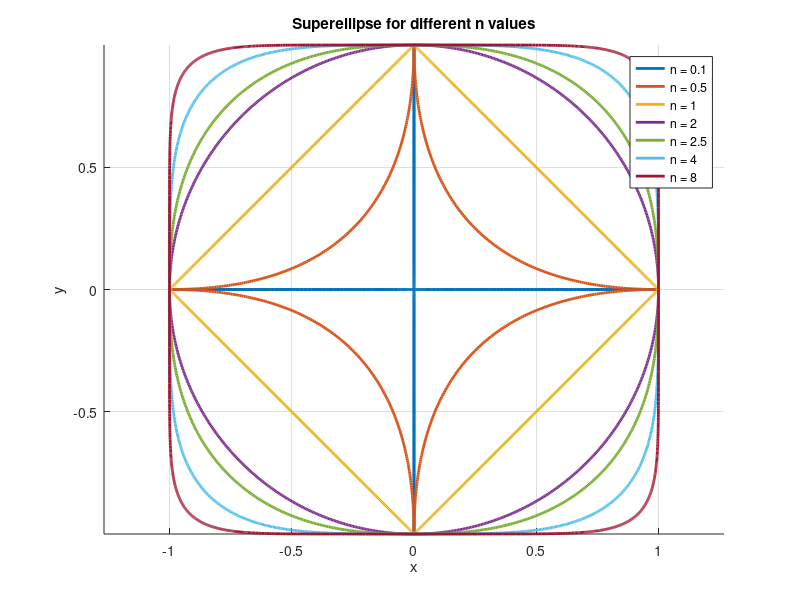

Recreate this plot in MATLAB.
% 参数设置
a = 1;  % x轴半轴
b = 1;  % y轴半轴

% 设置不同的 n 值
n_values = [0.1, 0.5 ,1, 2, 2.5, 4, 8]; 

% 创建图形
figure;
hold on;
axis equal;  % 保持 x 和 y 轴的比例一致

% 循环绘制不同 n 值的超级椭圆
for n = n_values
    % 设置 t 的范围
    t = linspace(0, 2*pi, 1000);
    
    % 参数化公式
    x = a * sign(cos(t)) .* abs(cos(t)).^(2/n);
    y = b * sign(sin(t)) .* abs(sin(t)).^(2/n);
    
    % 绘制曲线
    plot(x, y, 'LineWidth', 2, 'DisplayName', ['n = ' num2str(n)]);
end

% 添加图例
legend show;
title('Superellipse for different n values');
xlabel('x');
ylabel('y');
grid on;
hold off;
